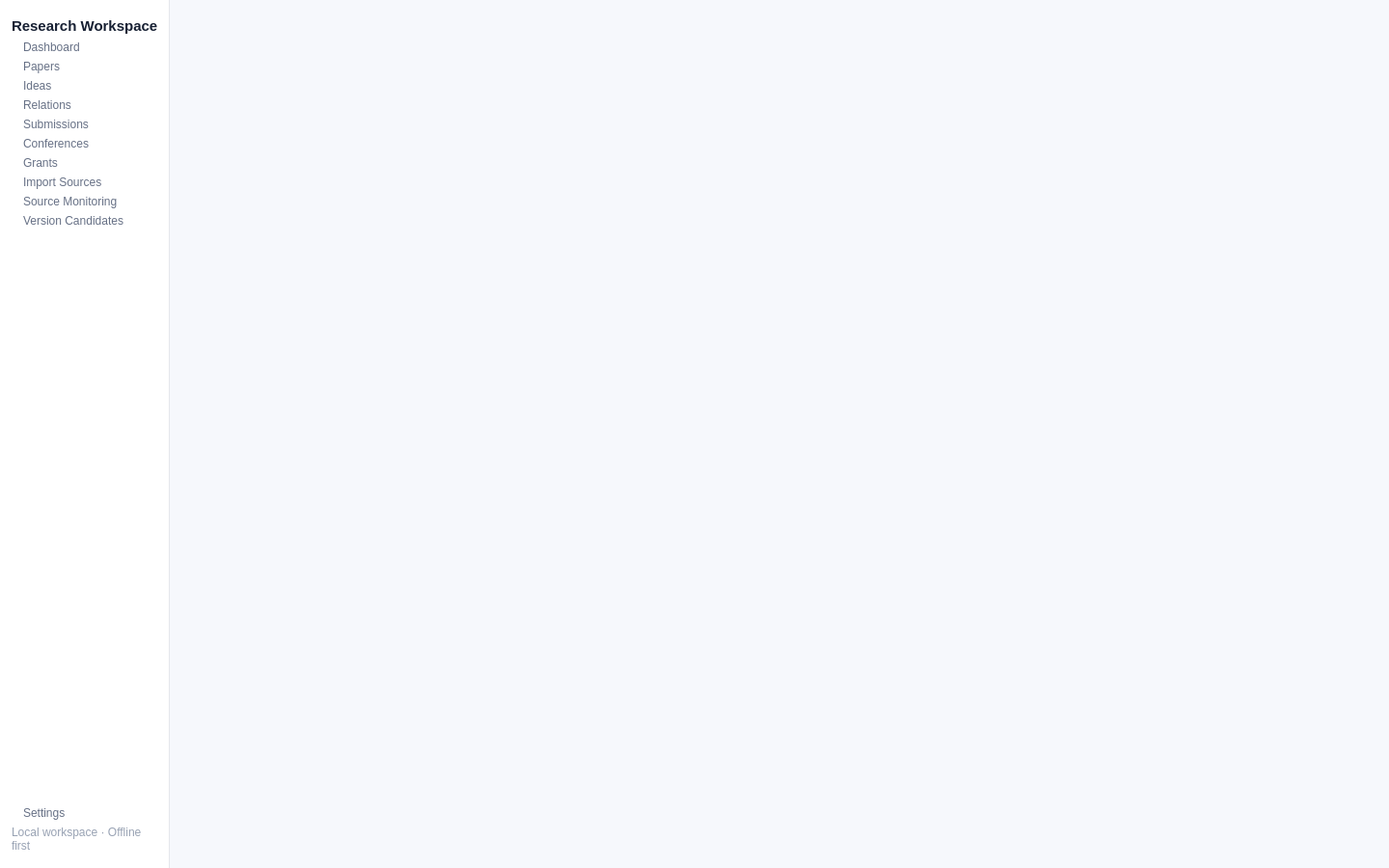
<?xml version="1.0" encoding="UTF-8"?>
<ui version="4.0">
 <class>MainWindow</class>
 <widget class="QMainWindow" name="mainWindow">
  <property name="geometry"><rect><x>0</x><y>0</y><width>1440</width><height>900</height></rect></property>
  <property name="minimumSize"><size><width>1180</width><height>720</height></size></property>
  <property name="windowTitle"><string>Research Workspace</string></property>
  <widget class="QWidget" name="centralWidget">
   <property name="styleSheet"><string notr="true">
QWidget#centralWidget { background: #F6F8FC; color: #172033; }
QFrame#navigationCard { background: #FFFFFF; border-right: 1px solid #E5E7EB; }
QLabel#brandLabel { color: #172033; font-size: 15px; font-weight: 600; }
QPushButton {
  border: 0;
  border-radius: 8px;
  padding: 0 12px;
  text-align: left;
  color: #667085;
  background: transparent;
}
QPushButton:hover { background: #F5F7FB; color: #172033; }
QPushButton[active="true"] {
  background: #EEF4FF;
  color: #356AE6;
  font-weight: 600;
}
QLabel#localModeStatusLabel { color: #98A2B3; font-size: 12px; }
   </string></property>
   <layout class="QHBoxLayout" name="shellHorizontalLayout">
    <property name="leftMargin"><number>0</number></property>
    <property name="topMargin"><number>0</number></property>
    <property name="rightMargin"><number>0</number></property>
    <property name="bottomMargin"><number>0</number></property>
    <property name="spacing"><number>0</number></property>
    <item>
     <widget class="QFrame" name="navigationCard">
      <property name="minimumWidth"><number>224</number></property>
      <property name="maximumWidth"><number>224</number></property>
      <layout class="QVBoxLayout" name="navigationVerticalLayout">
       <property name="leftMargin"><number>12</number></property>
       <property name="topMargin"><number>18</number></property>
       <property name="rightMargin"><number>12</number></property>
       <property name="bottomMargin"><number>16</number></property>
       <property name="spacing"><number>6</number></property>
       <item>
        <widget class="QLabel" name="brandLabel">
         <property name="text"><string>Research Workspace</string></property>
         <property name="minimumHeight"><number>44</number></property>
        </widget>
       </item>
       <item><widget class="QPushButton" name="navOverviewButton"><property name="text"><string>Dashboard</string></property><property name="minimumHeight"><number>40</number></property></widget></item>
       <item><widget class="QPushButton" name="navPapersButton"><property name="text"><string>Papers</string></property><property name="minimumHeight"><number>40</number></property></widget></item>
       <item><widget class="QPushButton" name="navIdeasButton"><property name="text"><string>Ideas</string></property><property name="minimumHeight"><number>40</number></property></widget></item>
       <item><widget class="QPushButton" name="navRelationsButton"><property name="text"><string>Relations</string></property><property name="minimumHeight"><number>40</number></property></widget></item>
       <item><widget class="QPushButton" name="navSubmissionsButton"><property name="text"><string>Submissions</string></property><property name="minimumHeight"><number>40</number></property></widget></item>
       <item><widget class="QPushButton" name="navConferencesButton"><property name="text"><string>Conferences</string></property><property name="minimumHeight"><number>40</number></property></widget></item>
       <item><widget class="QPushButton" name="navGrantsButton"><property name="text"><string>Grants</string></property><property name="minimumHeight"><number>40</number></property></widget></item>
       <item><widget class="QPushButton" name="navImportsButton"><property name="text"><string>Import Sources</string></property><property name="minimumHeight"><number>40</number></property></widget></item>
       <item><widget class="QPushButton" name="navMonitoringButton"><property name="text"><string>Source Monitoring</string></property><property name="minimumHeight"><number>40</number></property></widget></item>
       <item><widget class="QPushButton" name="navVersionCandidatesButton"><property name="text"><string>Version Candidates</string></property><property name="minimumHeight"><number>40</number></property></widget></item>
       <item>
        <spacer name="navigationVerticalSpacer">
         <property name="orientation"><enum>Qt::Vertical</enum></property>
         <property name="sizeHint" stdset="0"><size><width>20</width><height>40</height></size></property>
        </spacer>
       </item>
       <item><widget class="QPushButton" name="navSettingsButton"><property name="text"><string>Settings</string></property><property name="minimumHeight"><number>40</number></property></widget></item>
       <item><widget class="QLabel" name="localModeStatusLabel"><property name="text"><string>Local workspace · Offline first</string></property><property name="wordWrap"><bool>true</bool></property></widget></item>
      </layout>
     </widget>
    </item>
    <item><widget class="QStackedWidget" name="pageStack"/></item>
   </layout>
  </widget>
 </widget>
 <resources/>
 <connections/>
</ui>
